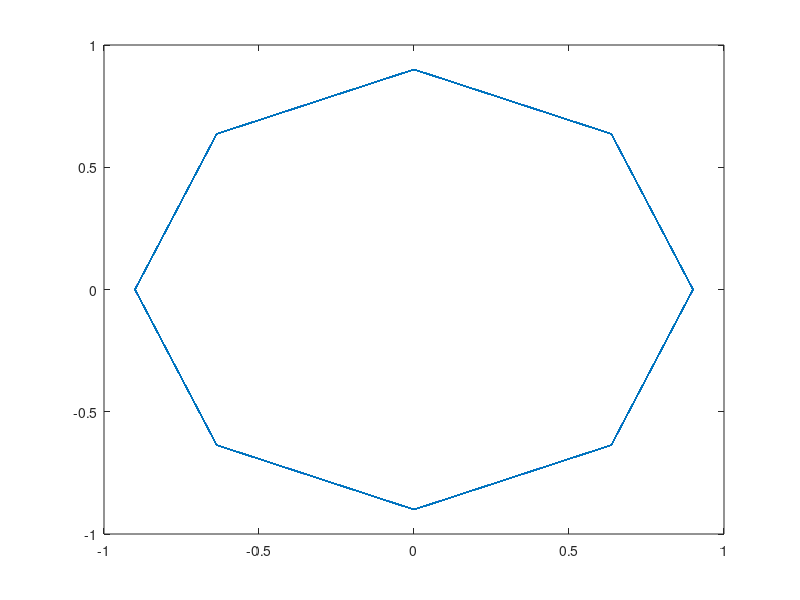

Source code (MATLAB):
% Our samples must be generated at the samplerate we plan to run the device at
SAMPLE_RATE = 2e6;

% Generate 10 seconds worth of samples. Bear in mind that when using the 
% binary SC16 Q11 format, 1 sample consumes 4 bytes of memory/disk space.  
% This quickly adds up - 10 seconds @ 2 Msps yields ~ 76.3 MiB. Be careful
% when using higher sample rates!
NUM_SECONDS = 0.5;
NUM_SAMPLES = NUM_SECONDS * SAMPLE_RATE;

% 250 kHz, in radians (ω = F_Hz * 2pi)
SIGNAL_FREQ_RAD = 250e3 * 2 * pi;

% Generate a vector "t" which represents time, in units of samples.
% This starts at t=0, and creates NUM_SAMPLES samples in steps of 1/SAMPLE_RATE
t = [ 0 : (1/SAMPLE_RATE) : (NUM_SECONDS - 1/SAMPLE_RATE) ];

% Create a sinusoid (signal = e^(jωt) ) with a magnitude of 0.90
signal = 0.90 * exp(1j * SIGNAL_FREQ_RAD * t);

plot(signal);

% Plot the FFT of our signal as a quick sanity check.
% The NUM_SAMPLES denominator is just to normalize this for display purposes.
% f = linspace(-0.5 * SAMPLE_RATE, 0.5 * SAMPLE_RATE, length(signal));
% plot(f, 20*log10(abs(fftshift(fft(signal)))/NUM_SAMPLES));
% xlabel('Frequency (Hz)');
% ylabel('Power (dB)');
% title('250 kHz tone');

